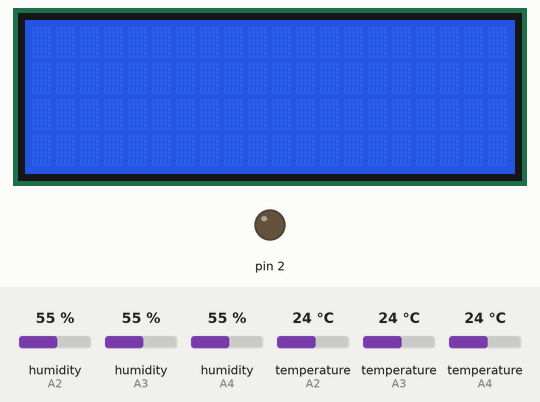
Bench run of a sketch on a simulated Arduino Uno, built with avr-gcc and run on an emulated ATmega328P. On the bench: 20×4 character LCD, output pins drawn as LEDs (lit = HIGH). The test bench sets the inputs (shaded band); at power-on: temperature (sensors on A2, A3, A4) 24 °C, humidity (sensors on A2, A3, A4) 55 %. What the sketch prints to the serial monitor is not drawn.

Above: at 1.2 s.
1.3 s: temperature (sensor on A2) set to 29.1 °C
At 5.3 s:
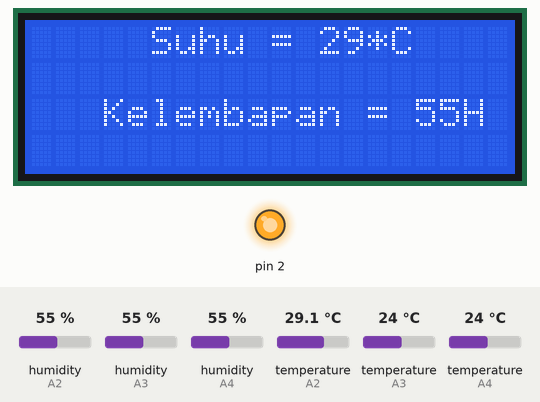
5.6 s: temperature (sensor on A2) set to 30.6 °C
At 9.5 s:
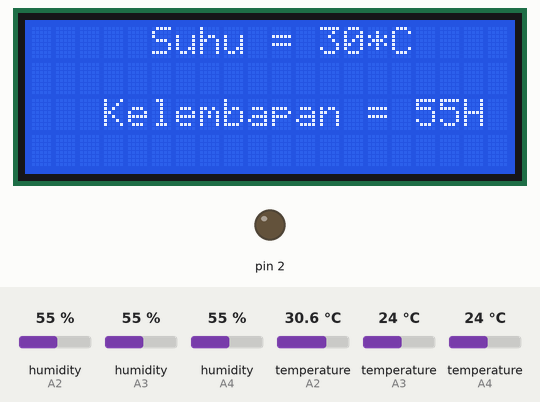
9.8 s: humidity (sensor on A2) set to 22 %
At 13.0 s:
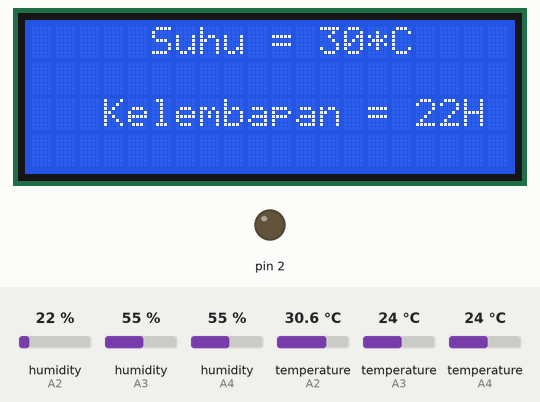
14.0 s: humidity (sensor on A2) set to 40 %
At 18.1 s:
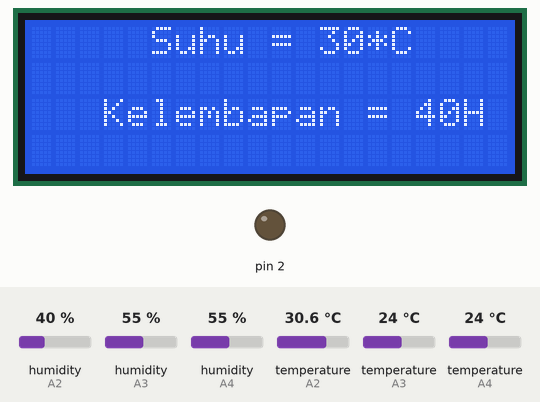
Timing chart, 0 to 19.1 s (numbered marks = the images above; inputs shaded):
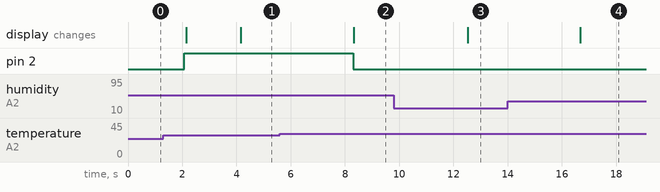

The sketch:

dht22_with_i2c_template.ino
```cpp
#include <DHT.h>
#include <LiquidCrystal_I2C.h>

LiquidCrystal_I2C lcd(0x27, 20, 4);


#define DHTPIN A2 //PIN yang terhubung pada pinout DHT22
#define DHTPIN A3
#define DHTPIN A4
#define DHTTYPE DHT22 //

DHT dht(A2, DHTTYPE); //Konfigurari DHT22
DHT dht2(A3, DHTTYPE);
DHT dht3(A4, DHTTYPE);

int t; //Variabel Suhu
int h; //Variabel Kelembaban
int t2;
int h2;
int t3;
int h3;

void setup() {
  Serial.begin(9600);
  pinMode(2, OUTPUT);
  dht.begin(); //Memulai koneksi antara Arduino dengan DHT22
  dht2.begin();
  dht3.begin();
  lcd.init();                      // initialize the lcd
  lcd.backlight();

}

void loop()
{
  t = dht.readTemperature(); //Membaca data suhu
  h = dht.readHumidity(); //Membaca data kelembaban
  t2 = dht2.readTemperature(); //Membaca data suhu
  h2 = dht2.readHumidity(); //Membaca data kelembaban
  t3 = dht3.readTemperature(); //Membaca data suhu
  h3 = dht3.readHumidity(); //Membaca data kelembaban
  delay(2000);

  if (t < 30) {
    digitalWrite(2, HIGH);
  }
  else {
    digitalWrite(2, LOW);
  }

  lcd.setCursor (5, 0);
  lcd.print("Suhu = ");
  lcd.print(t);
  lcd.print("*C");
  Serial.print("Suhu 1 = ");
  Serial.print(t);
  Serial.print("*C");
  Serial.println();
  lcd.setCursor (3, 2);
  lcd.print("Kelembapan = ");
  lcd.print(h);
  lcd.print("H");
  Serial.print("Kelembapan 1 = ");
  Serial.print(h);
  Serial.println("H");
  Serial.println();


  //DHT2
  Serial.print("Suhu 2= ");
  Serial.print(t2);
  Serial.print("*C");
  Serial.println();
  Serial.print("Kelembapan 2 = ");
  Serial.print(h2);
  Serial.println("H");
  Serial.println();

  //DHT3
  Serial.print("Suhu 3= ");
  Serial.print(t3);
  Serial.print("*C");
  Serial.println();
  Serial.print("Kelembapan 3 = ");
  Serial.print(h3);
  Serial.println("H");
  Serial.println();
  Serial.println();
  Serial.println();

}
```

Measured:
- the behaviour switches between 29.9 and 30 °C on temperature (sensor on A2) (found by bisection; images 1 and 2)
- after the input at 1.3 s, the display: first differs from a run without the input after 2.9 s (image 1)
- after the input at 5.6 s, pin 2: HIGH → LOW after 2.7 s; the display: changes after 2.7 s (image 2)
- after the input at 9.8 s, the display: changes after 2.7 s (image 3)
- after the input at 14.0 s, the display: changes after 2.7 s (image 4)
